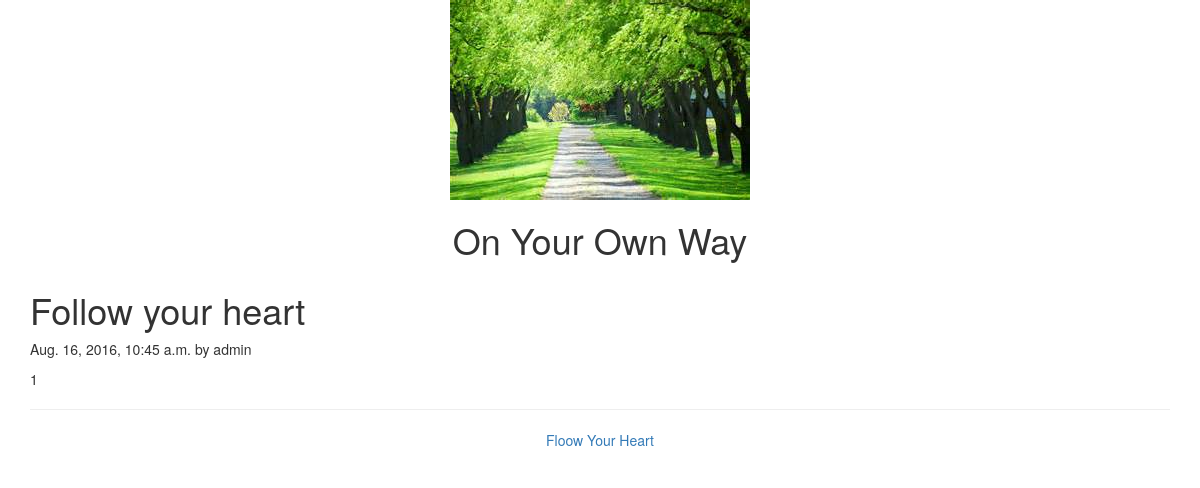
Screenshot of /blog/2016/08/16/1/ with the database file from the repository.
### blog/models.py (models this page shows, shortened)
class Post(models.Model):
    STATUS_CHOICE = (("draft", "DRAFT"), ("published", "PUBLISHED"),)
    title = models.CharField(max_length=250)
    slug = models.SlugField(max_length=250, unique_for_date="published")
    author = models.ForeignKey(User, related_name="blog_posts")
    body = models.TextField()
    published = models.DateTimeField(default=timezone.now)
    created = models.DateTimeField(auto_now_add=True)
    updated = models.DateTimeField(auto_now=True)
    status = models.CharField(max_length=10, choices=STATUS_CHOICE, default="draft")
    class Mate:
        ordering = ("-published",)

### blog/views.py (the view)
# urls.py: url(r'^(?P<year>\d{4})/(?P<month>\d{2})/(?P<day>\d{2})/(?P<post>[-\w]+)/$', views.post_detail, name='post_detail'),
def post_detail(request, year, month, day, post):
    post = get_object_or_404(Post, slug=post, status="published", published__year=year, published__month=month, published__day=day)
    return render(request, 'blog/post/detail.html', {"post":post})

### blog/templates/blog/post/detail.html (shortened to what this page needs)
{% extends 'blog/base.html' %}
{% block content %}
<h1>{{ post.title }}</h1>
<p>{{ post.published }} by {{ post.author }}</p>
<div>
  {{ post.body }}
</div>
{% endblock %}

### rows the page displays
Post: title "Follow your heart", published "Aug. 16, 2016, 10:45 a.m.", author "admin", body "1"
